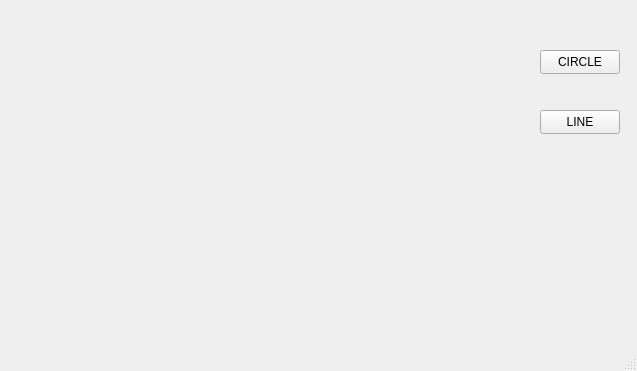
<?xml version="1.0" encoding="UTF-8"?>
<ui version="4.0">
 <class>MainWindow</class>
 <widget class="QMainWindow" name="MainWindow">
  <property name="geometry">
   <rect>
    <x>0</x>
    <y>0</y>
    <width>637</width>
    <height>371</height>
   </rect>
  </property>
  <property name="windowTitle">
   <string>MainWindow</string>
  </property>
  <widget class="QWidget" name="centralwidget">
   <widget class="QWidget" name="LIENZO" native="true">
    <property name="geometry">
     <rect>
      <x>5</x>
      <y>10</y>
      <width>500</width>
      <height>350</height>
     </rect>
    </property>
    <property name="cursor">
     <cursorShape>CrossCursor</cursorShape>
    </property>
   </widget>
   <widget class="QPushButton" name="pushButton">
    <property name="geometry">
     <rect>
      <x>540</x>
      <y>50</y>
      <width>80</width>
      <height>24</height>
     </rect>
    </property>
    <property name="cursor">
     <cursorShape>PointingHandCursor</cursorShape>
    </property>
    <property name="text">
     <string>CIRCLE</string>
    </property>
   </widget>
   <widget class="QPushButton" name="LINE">
    <property name="geometry">
     <rect>
      <x>540</x>
      <y>110</y>
      <width>80</width>
      <height>24</height>
     </rect>
    </property>
    <property name="cursor">
     <cursorShape>PointingHandCursor</cursorShape>
    </property>
    <property name="text">
     <string>LINE</string>
    </property>
   </widget>
  </widget>
  <widget class="QStatusBar" name="statusBar"/>
 </widget>
 <resources/>
 <connections/>
</ui>
